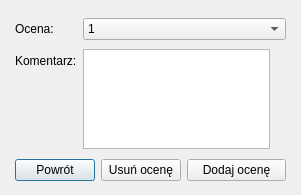
<?xml version="1.0" encoding="UTF-8"?>
<ui version="4.0">
 <class>Ocena</class>
 <widget class="QDialog" name="Ocena">
  <property name="geometry">
   <rect>
    <x>0</x>
    <y>0</y>
    <width>301</width>
    <height>195</height>
   </rect>
  </property>
  <property name="minimumSize">
   <size>
    <width>301</width>
    <height>195</height>
   </size>
  </property>
  <property name="maximumSize">
   <size>
    <width>301</width>
    <height>195</height>
   </size>
  </property>
  <property name="windowTitle">
   <string>Dialog</string>
  </property>
  <widget class="QWidget" name="">
   <property name="geometry">
    <rect>
     <x>15</x>
     <y>15</y>
     <width>271</width>
     <height>166</height>
    </rect>
   </property>
   <layout class="QVBoxLayout" name="verticalLayout">
    <item>
     <layout class="QFormLayout" name="formLayout">
      <item row="0" column="0">
       <widget class="QLabel" name="ocena2">
        <property name="text">
         <string>Ocena:</string>
        </property>
       </widget>
      </item>
      <item row="0" column="1">
       <widget class="QComboBox" name="ocena">
        <item>
         <property name="text">
          <string>1</string>
         </property>
        </item>
        <item>
         <property name="text">
          <string>2</string>
         </property>
        </item>
        <item>
         <property name="text">
          <string>3</string>
         </property>
        </item>
        <item>
         <property name="text">
          <string>4</string>
         </property>
        </item>
        <item>
         <property name="text">
          <string>5</string>
         </property>
        </item>
        <item>
         <property name="text">
          <string>6</string>
         </property>
        </item>
        <item>
         <property name="text">
          <string>7</string>
         </property>
        </item>
        <item>
         <property name="text">
          <string>8</string>
         </property>
        </item>
        <item>
         <property name="text">
          <string>9</string>
         </property>
        </item>
        <item>
         <property name="text">
          <string>10</string>
         </property>
        </item>
       </widget>
      </item>
      <item row="1" column="0">
       <widget class="QLabel" name="komentarz2">
        <property name="text">
         <string>Komentarz:</string>
        </property>
       </widget>
      </item>
      <item row="1" column="1">
       <widget class="QTextEdit" name="komentarz">
        <property name="minimumSize">
         <size>
          <width>187</width>
          <height>100</height>
         </size>
        </property>
        <property name="maximumSize">
         <size>
          <width>187</width>
          <height>100</height>
         </size>
        </property>
       </widget>
      </item>
     </layout>
    </item>
    <item>
     <layout class="QHBoxLayout" name="horizontalLayout">
      <item>
       <widget class="QPushButton" name="powrot">
        <property name="sizePolicy">
         <sizepolicy hsizetype="Maximum" vsizetype="Fixed">
          <horstretch>0</horstretch>
          <verstretch>0</verstretch>
         </sizepolicy>
        </property>
        <property name="text">
         <string>Powrót</string>
        </property>
       </widget>
      </item>
      <item>
       <widget class="QPushButton" name="usun">
        <property name="sizePolicy">
         <sizepolicy hsizetype="Maximum" vsizetype="Fixed">
          <horstretch>0</horstretch>
          <verstretch>0</verstretch>
         </sizepolicy>
        </property>
        <property name="text">
         <string>Usuń ocenę</string>
        </property>
       </widget>
      </item>
      <item>
       <widget class="QPushButton" name="dodaj">
        <property name="text">
         <string>Dodaj ocenę</string>
        </property>
       </widget>
      </item>
     </layout>
    </item>
   </layout>
  </widget>
 </widget>
 <resources/>
 <connections/>
</ui>
